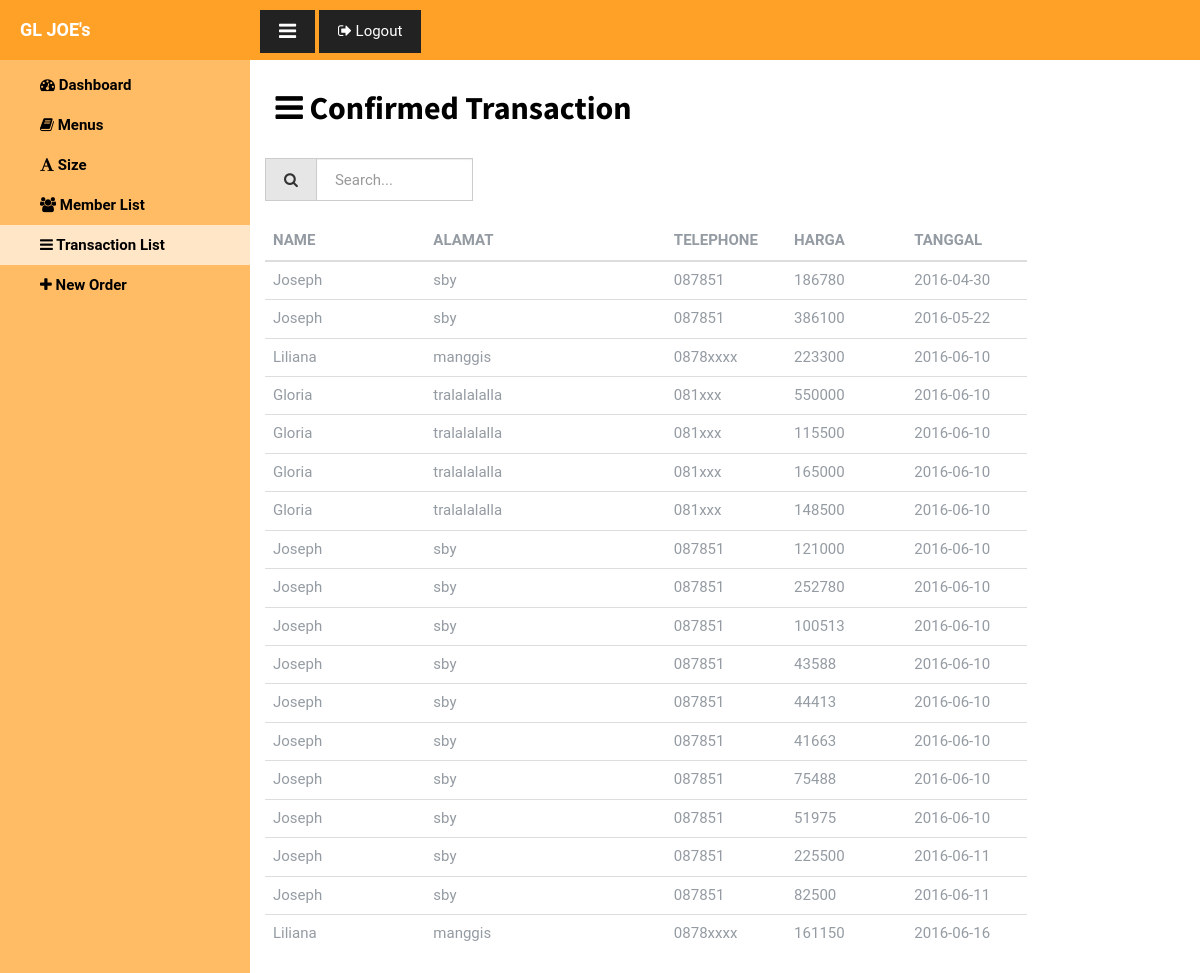
The app's page /transaction.php (signed in) with its own data.
### tables this page shows
CREATE TABLE `transaksi` (
  `transaksi_id` int(11) NOT NULL,
  `member_id` int(11) NOT NULL,
  `new_alamat` varchar(30) NOT NULL,
  `new_telepon` varchar(20) NOT NULL,
  `tanggal` date NOT NULL,
  `credit_card` varchar(15) NOT NULL,
  `total` int(11) NOT NULL,
  `status_acc` int(2) NOT NULL
);

CREATE TABLE `member` (
  `member_id` int(11) NOT NULL,
  `name` varchar(20) NOT NULL,
  `username` varchar(20) NOT NULL,
  `password` varchar(20) NOT NULL,
  `email` varchar(50) NOT NULL,
  `no_telp` varchar(20) NOT NULL,
  `alamat` varchar(20) NOT NULL
);

### transaction.php (the view, shortened to what this page needs)
<?php session_start(); include('include/connect_db.php');
	$query="SELECT t.transaksi_id as transaksi_id, t.new_alamat as new_alamat, t.new_telepon as new_telepon, t.member_id as member_id, m.name as name, t.tanggal as tanggal, t.total as total FROM transaksi t JOIN member m ON(t.member_id=m.member_id) WHERE t.status_acc=1";
	$rs=mysqli_query($con,$query);
?>
<!DOCTYPE html>
<html>
<head>
	<?php include("include/header.php");?>
</head>
<body>
    <div id="wrapper">
        <div id="sidebar-wrapper" >
		    <ul class="sidebar-nav">
		        <li class="sidebar-brand">
		            <a href="#" style="background-color:#ffa127;color: white;"><strong>GL JOE's</strong></a>
		        </li>
		        <li id="overview" ><a href="admin.php"><strong><i class="fa fa-dashboard"></i> Dashboard</strong></a></li>
		        <li id="menus"><a href="menus.php"><strong><i class="fa fa-book"></i>  Menus</strong></a></li>
		        <li id="size"><a href="size.php"><strong><i class="fa fa-font"></i> Size</strong></a></li>
		        <li id="member"><a href="member.php"><strong><i class="fa fa-users"></i> Member List</strong></a></li>
		        <li id="transaction" class="selected" style="background-color: #ffe6c6"><a href="transaction.php"><strong><i class="fa fa-navicon"></i> Transaction List</strong></a></li>
		        <li id="new_order"><a href="neworder.php"><strong><i class="fa fa-plus"></i> New Order &nbsp &nbsp &nbsp &nbsp &nbsp &nbsp &nbsp &nbsp &nbsp &nbsp</strong> </a></li>
		    </ul>
		</div>
        <div id="page-content-wrapper" class="col-md-12" style="background-color:#ffa127;height:60px; width:100%;padding:10px;position:fixed;z-index:100;">
            <a href="#menu-toggle" class="btn btn-default" id="menu-toggle"><i class="fa fa-lg fa-bars"></i></a>
            <a href="logout.php" class="btn btn-default"><i class="fa fa-sign-out"></i> Logout</a>
        </div>
        <div class="container-fluid table-responsive" style="padding-top: 70px;">
			<div class="row">
			<h2 style="color:black"><strong>&nbsp &nbsp <i class="fa  fa-navicon"></i> Confirmed Transaction</strong></h2>
					<br>
					<div class="col-md-3">
						<div class="input-group">
		    <span class="input-group-addon"><i class="fa fa-search"></i></span>
		    <input type="text" type="text" aria-controls="example" id="search-other" placeholder="Search..." onkeyup="searchOtherFunction()" class="form-control">
		  </div>
					</div>
			<br><br><br>
			<div class="col-md-10 ">
				<table class="table table-hover">
					<thead>
						<tr>
							<th width="20%">NAME</th>
							<th width="30%">ALAMAT</th>
							<th width="15%">TELEPHONE</th>
							<th width="15%">HARGA</th>
							<th width="15%">TANGGAL</th>
						</tr>
					</thead>
					<tbody id="table-result-other">
					<?php while($row=mysqli_fetch_array($rs)){?>
						<tr>
							<td class='pad' onclick=window.location='transaction_detail.php?id=<?php echo $row["transaksi_id"]?>'><?php echo $row['name'];?></td>
							<td class='pad' onclick=window.location='transaction_detail.php?id=<?php echo $row["transaksi_id"]?>'><?php echo $row['new_alamat'];?></td>
							<td class='pad' onclick=window.location='transaction_detail.php?id=<?php echo $row["transaksi_id"]?>'><?php echo $row['new_telepon'];?></td>
							<td class='pad' onclick=window.location='transaction_detail.php?id=<?php echo $row["transaksi_id"]?>'><?php echo $row['total'];?></td>
							<td class='pad' onclick=window.location='transaction_detail.php?id=<?php echo $row["transaksi_id"]?>'><?php echo $row['tanggal'];?></td>
						</tr>
					<?php }?>
					</tbody>
				</table>
				</div></div></div>
			</div>
</body>
</html>

### css/simple-sidebar.css (style rules this page uses)
#wrapper { padding-left: 0; -webkit-transition: all 0.5s ease; -moz-transition: all 0.5s ease; -o-transition: all 0.5s ease; transition: all 0.5s ease; }
#sidebar-wrapper { z-index: 1000; position: fixed; left: 250px; width: 0; height: 100%; margin-left: -250px; overflow-y: auto; background: #FFBC65 ; -webkit-transition: all 0.5s ease; -moz-transition: all 0.5s ease; -o-transition: all 0.5s ease; transition: all 0.5s ease; }
#page-content-wrapper { width: 100%; position: absolute; padding: 15px; }
.sidebar-nav { position: absolute; top: 0; width: 250px; margin: 0; padding: 0; color: white; list-style: none; }
.sidebar-nav li { text-indent: 20px; line-height: 40px; }
.sidebar-nav li a { display: block; text-decoration:none; color: black; }
.sidebar-nav > .sidebar-brand { height: 65px; font-size: 18px; line-height: 60px; }
.sidebar-nav > .sidebar-brand a { color: #999999; }
@media (min-width:768px) { #wrapper { padding-left: 250px; } }
@media (min-width:768px) { #sidebar-wrapper { width: 250px; } }
@media (min-width:768px) { #page-content-wrapper { padding: 20px; position: relative; } }

### include/header.php (style rules this page uses)
a { color: white; }
body { background: white; font-family: 'Roboto', sans-serif; color: #949ba2; }
.selected { background-color: lightgray; }

### records on screen
transaksi: member.name "Joseph", new_alamat "sby", new_telepon "087851", total "186780", tanggal "2016-04-30"
transaksi: member.name "Joseph", new_alamat "sby", new_telepon "087851", total "386100", tanggal "2016-05-22"
transaksi: member.name "Liliana", new_alamat "manggis", new_telepon "0878xxxx", total "223300", tanggal "2016-06-10"
transaksi: member.name "Gloria", new_alamat "tralalalalla", new_telepon "081xxx", total "550000", tanggal "2016-06-10"
transaksi: member.name "Gloria", new_alamat "tralalalalla", new_telepon "081xxx", total "115500", tanggal "2016-06-10"
transaksi: member.name "Gloria", new_alamat "tralalalalla", new_telepon "081xxx", total "165000", tanggal "2016-06-10"
transaksi: member.name "Gloria", new_alamat "tralalalalla", new_telepon "081xxx", total "148500", tanggal "2016-06-10"
transaksi: member.name "Joseph", new_alamat "sby", new_telepon "087851", total "121000", tanggal "2016-06-10"
transaksi: member.name "Joseph", new_alamat "sby", new_telepon "087851", total "252780", tanggal "2016-06-10"
transaksi: member.name "Joseph", new_alamat "sby", new_telepon "087851", total "100513", tanggal "2016-06-10"
transaksi: member.name "Joseph", new_alamat "sby", new_telepon "087851", total "43588", tanggal "2016-06-10"
transaksi: member.name "Joseph", new_alamat "sby", new_telepon "087851", total "44413", tanggal "2016-06-10"
transaksi: member.name "Joseph", new_alamat "sby", new_telepon "087851", total "41663", tanggal "2016-06-10"
transaksi: member.name "Joseph", new_alamat "sby", new_telepon "087851", total "75488", tanggal "2016-06-10"
transaksi: member.name "Joseph", new_alamat "sby", new_telepon "087851", total "51975", tanggal "2016-06-10"
transaksi: member.name "Joseph", new_alamat "sby", new_telepon "087851", total "225500", tanggal "2016-06-11"
transaksi: member.name "Joseph", new_alamat "sby", new_telepon "087851", total "82500", tanggal "2016-06-11"
transaksi: member.name "Liliana", new_alamat "manggis", new_telepon "0878xxxx", total "161150", tanggal "2016-06-16"
